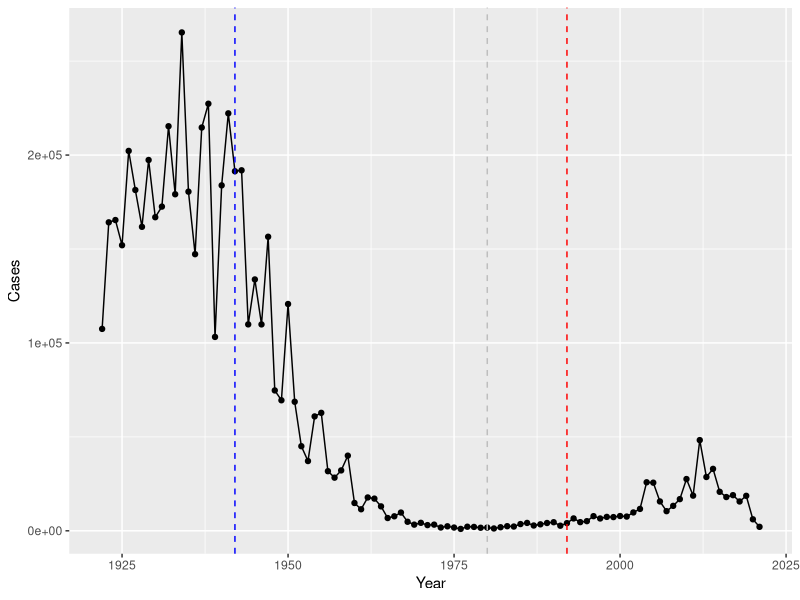

Write R code to recreate this figure. (Note: this script raises an error after producing the figure.)
## ---- chunk 1
cdc <- data.frame(
                                 Year = c(1922L,1923L,1924L,1925L,
                                          1926L,1927L,1928L,1929L,1930L,1931L,
                                          1932L,1933L,1934L,1935L,1936L,
                                          1937L,1938L,1939L,1940L,1941L,1942L,
                                          1943L,1944L,1945L,1946L,1947L,
                                          1948L,1949L,1950L,1951L,1952L,
                                          1953L,1954L,1955L,1956L,1957L,1958L,
                                          1959L,1960L,1961L,1962L,1963L,
                                          1964L,1965L,1966L,1967L,1968L,1969L,
                                          1970L,1971L,1972L,1973L,1974L,
                                          1975L,1976L,1977L,1978L,1979L,1980L,
                                          1981L,1982L,1983L,1984L,1985L,
                                          1986L,1987L,1988L,1989L,1990L,
                                          1991L,1992L,1993L,1994L,1995L,1996L,
                                          1997L,1998L,1999L,2000L,2001L,
                                          2002L,2003L,2004L,2005L,2006L,2007L,
                                          2008L,2009L,2010L,2011L,2012L,
                                          2013L,2014L,2015L,2016L,2017L,2018L,
                                          2019L,2020L,2021L),
                                Cases = c(107473,164191,165418,152003,
                                          202210,181411,161799,197371,
                                          166914,172559,215343,179135,265269,
                                          180518,147237,214652,227319,103188,
                                          183866,222202,191383,191890,109873,
                                          133792,109860,156517,74715,69479,
                                          120718,68687,45030,37129,60886,
                                          62786,31732,28295,32148,40005,
                                          14809,11468,17749,17135,13005,6799,
                                          7717,9718,4810,3285,4249,3036,
                                          3287,1759,2402,1738,1010,2177,2063,
                                          1623,1730,1248,1895,2463,2276,
                                          3589,4195,2823,3450,4157,4570,
                                          2719,4083,6586,4617,5137,7796,6564,
                                          7405,7298,7867,7580,9771,11647,
                                          25827,25616,15632,10454,13278,
                                          16858,27550,18719,48277,28639,32971,
                                          20762,17972,18975,15609,18617,
                                          6124,2116)
       )
## ---- chunk 2
library(ggplot2)

ggplot(cdc) + 
  aes(Year, Cases) +
  geom_point() + 
  geom_line() + 
  geom_vline(xintercept = 1942, color = "blue", linetype=2) + 
  geom_vline(xintercept = 1980, color = "grey", linetype = 2) +
  geom_vline(xintercept = 1992, color = "red", linetype=2)

## ---- chunk 3
library(jsonlite)

subject <- read_json("https://www.cmi-pb.org/api/subject", simplifyVector = TRUE)

head(subject)
## ---- chunk 4
table(subject$infancy_vac)
## ---- chunk 5
table(subject$biological_sex)
## ---- chunk 6
table(subject$race, subject$biological_sex)
## ---- chunk 7
specimen <- read_json("http://cmi-pb.org/api/specimen", simplifyVector = TRUE)
head(specimen)
## ---- chunk 8
library(dplyr)

meta <- inner_join(subject, specimen)
head(meta)
## ---- chunk 9
ab <- read_json("http://cmi-pb.org/api/ab_titer", simplifyVector = TRUE)
head(ab)
## ---- chunk 10
abdata <- inner_join(meta, ab)

dim(abdata)
## ---- chunk 11
table(abdata$isotype)
## ---- chunk 12
table(abdata$visit)
## ---- chunk 13
ig1 <- abdata %>% filter(isotype == "IgG1", visit != 8)
#can also use filter(abdata, isotype == ...)

head(ig1)
## ---- chunk 14
ggplot(ig1) + 
  aes(MFI, antigen) + 
  geom_boxplot() +
  facet_wrap(vars(visit), nrow = 2)
## ---- chunk 15
ggplot(ig1) +
  aes(MFI, antigen, col=infancy_vac ) +
  geom_boxplot(show.legend = FALSE) + 
  facet_wrap(vars(infancy_vac, visit), nrow=2)
## ---- chunk 16
filter(ig1, antigen=="Measles") %>%
  ggplot() +
  aes(MFI, col=infancy_vac) +
  geom_boxplot(show.legend = TRUE) +
  facet_wrap(vars(visit)) +
  theme_bw()
## ---- chunk 17
filter(ig1, antigen=="FIM2/3") %>%
  ggplot() +
  aes(MFI, col=infancy_vac) +
  geom_boxplot(show.legend = TRUE) +
  facet_wrap(vars(visit)) +
  theme_bw()
